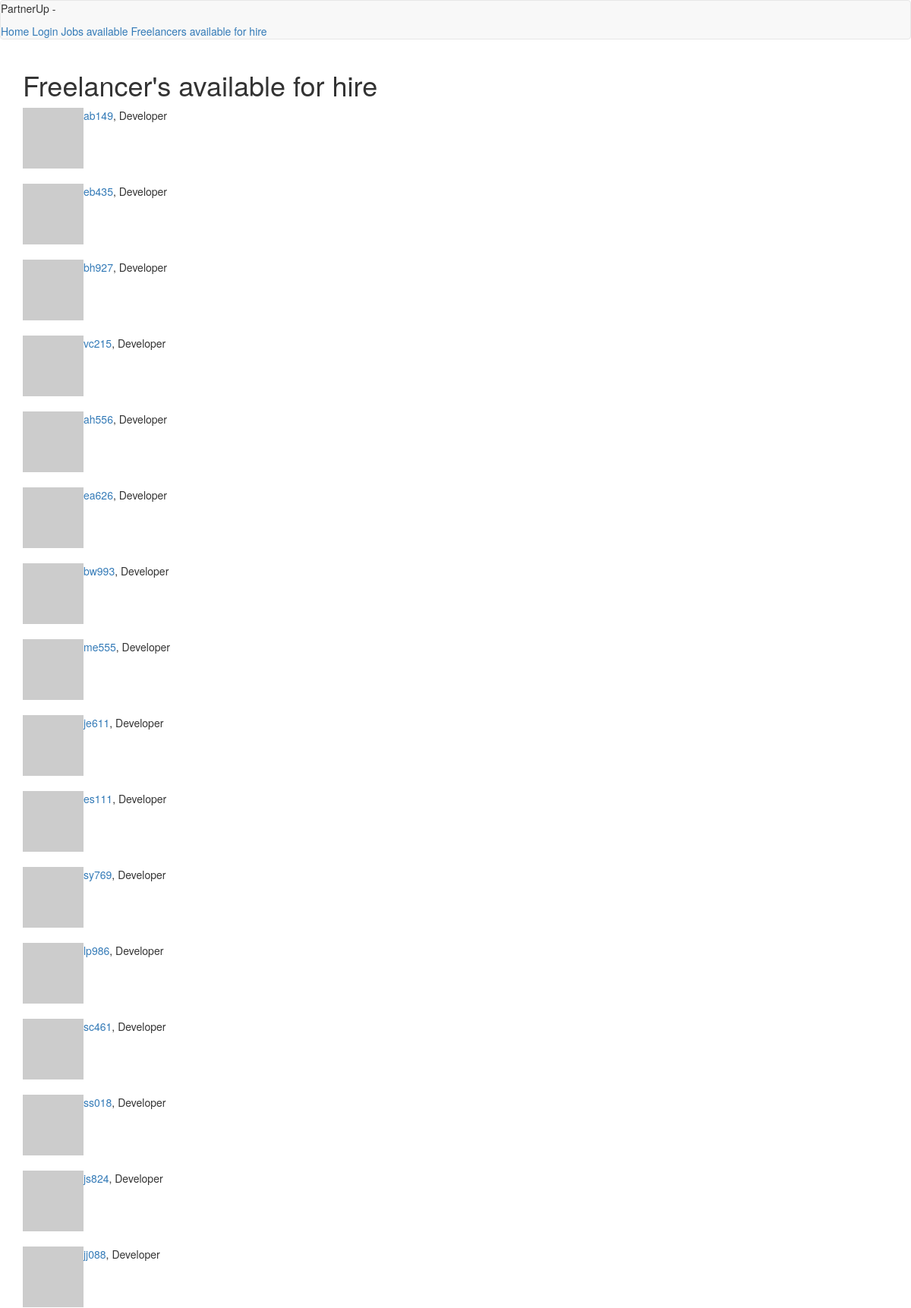
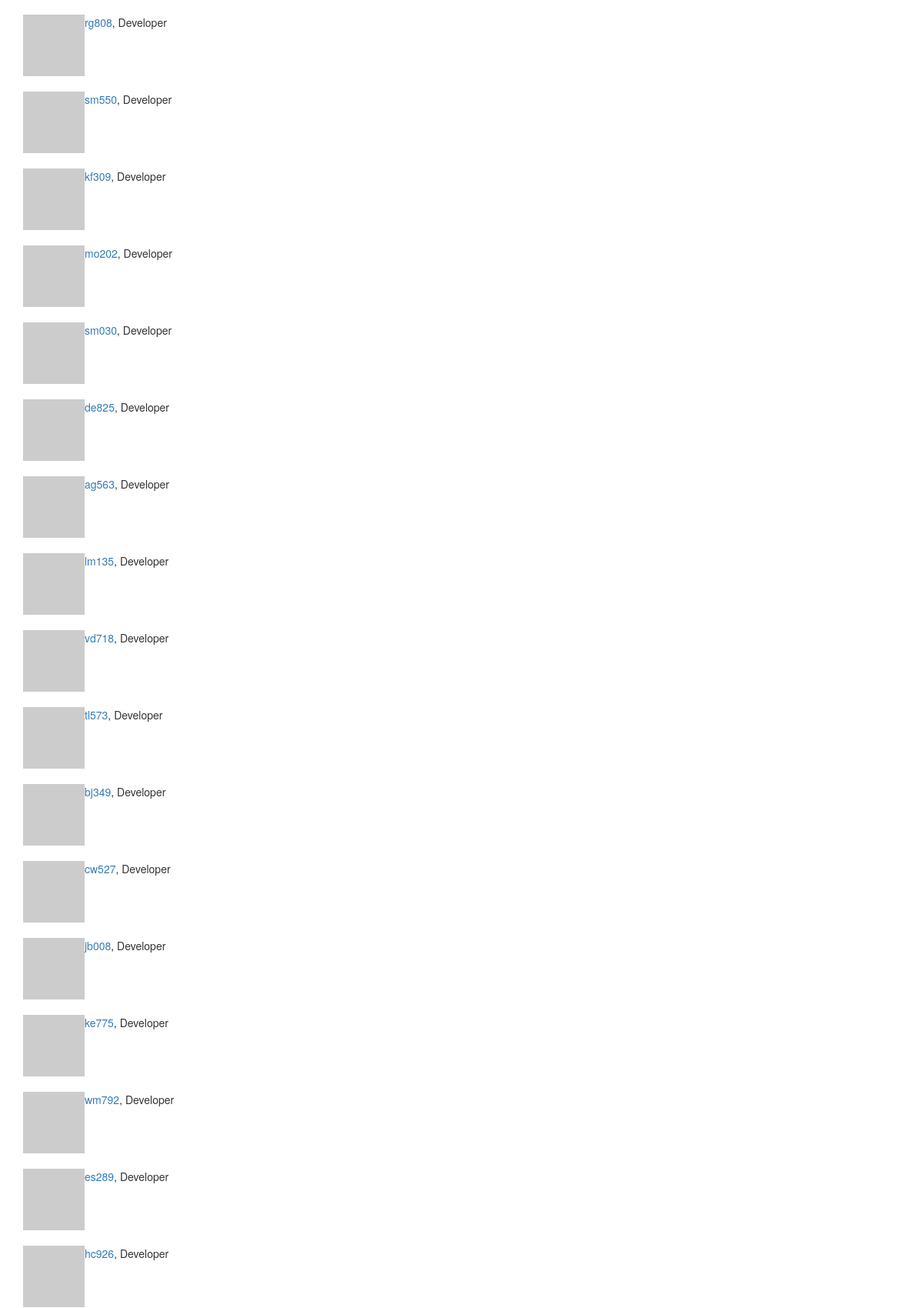
Page /freelancers/available (upper part) on the committed database (2 pictures, top to bottom).
### app/models.py (models this page shows, shortened)
class User(UserMixin, db.Model):
    id = db.Column(db.Integer, primary_key=True)
    username = db.Column(db.String(64), index=True, unique=True)
    password_hash = db.Column(db.String(64))
    role = db.Column(db.String(64)) # must be either "Employer" or "Freelancer"
    first = db.Column(db.String(64), index=True)
    last = db.Column(db.String(64), index=True)
    registration_date = db.Column(db.DateTime, index=True)
    email = db.Column(db.String(64), index=True)
    occupation = db.Column(db.String(64), index=True, default='Developer')
    startup = db.relationship('Startup', backref='admin', lazy='dynamic')
    jobs = db.relationship('Job', backref='freelancer', lazy='dynamic')
    social_id = db.Column(db.String(64), nullable=True) #nullable?
    about_me = db.Column(db.String(1000))
    avatar_data = db.Column(db.String(400))
    last_seen = db.Column(db.DateTime, default=datetime.utcnow)
    def avatar(self, size):
        digest = md5(self.email.lower().encode('utf-8')).hexdigest()
        return 'https://www.gravatar.com/avatar/{}?d=identicon&s={}'.format(
            digest, size)
    def info(self):
        if self.role == 'Employer':
            return '<Employer {0}>'.format(self.username)
        elif self.role == 'Freelancer':
            return '<Freelancer {0} {1}>'.format(self.first, self.last)
        else:
            return '<ROLE NOT ASSIGNED FOR {0}>'.format(self.username)
    __repr__ = info

### app/routes.py (the view)
@app.route('/freelancers/available')
def freelancers_available():
    return render_template("dashboards/freelancers_available.html", u=User)

### app/routes.py (called while the page is built)
@app.before_request
def before_request():
    if current_user.is_authenticated:
        current_user.last_seen = datetime.utcnow()
        db.session.commit()

### app/templates/dashboards/freelancers_available.html
{% extends "base.html" %}
{% block app_content %}
{% with f = u.query.filter_by(role='Freelancer') %}
  <h1> Freelancer's available for hire </h1>
  {% for freelancer in f %}
  <table>
    <tr valign="top">
      <td><img src="{{ freelancer.avatar(32) }}"></td>
      <td><a href="{{url_for('user', username=freelancer.username)}}">{{ freelancer.username }}</a>, {{freelancer.occupation}}</td>
    </tr>
  </table>
  <br>
  {% endfor %}
{% endwith %}
{% endblock %}

### app/templates/base.html (shortened to what this page needs)
{% extends "bootstrap/base.html" %}
{% block navbar %}
  <nav class="navbar navbar-default">
    <p>  PartnerUp - {{ current_user.username }} </p>
<a href="{{ url_for('index') }}">Home</a>
{% if current_user.is_anonymous %}
<a href="{{ url_for('login') }}">Login</a>
            {% else %}
<a href="{{ url_for('logout') }}">Logout</a>
            {% endif %}
<a href="{{ url_for('jobs_available') }}">Jobs available</a>
<a href="{{ url_for('freelancers_available' )}}">Freelancers available for hire</a>
</nav>
{% endblock %}
{% block content %}
<div class="container">
    {% block app_content %}{% endblock %}
</div>
{% endblock %}

### rows in the picture
User: username "ab149", occupation "Developer"
User: username "eb435", occupation "Developer"
User: username "bh927", occupation "Developer"
User: username "vc215", occupation "Developer"
User: username "ah556", occupation "Developer"
User: username "ea626", occupation "Developer"
User: username "bw993", occupation "Developer"
User: username "me555", occupation "Developer"
User: username "je611", occupation "Developer"
User: username "es111", occupation "Developer"
User: username "sy769", occupation "Developer"
User: username "lp986", occupation "Developer"
User: username "sc461", occupation "Developer"
User: username "ss018", occupation "Developer"
User: username "js824", occupation "Developer"
User: username "jj088", occupation "Developer"
User: username "rg808", occupation "Developer"
User: username "sm550", occupation "Developer"
User: username "kf309", occupation "Developer"
User: username "mo202", occupation "Developer"
User: username "sm030", occupation "Developer"
User: username "de825", occupation "Developer"
User: username "ag563", occupation "Developer"
User: username "lm135", occupation "Developer"
User: username "vd718", occupation "Developer"
User: username "tl573", occupation "Developer"
User: username "bj349", occupation "Developer"
User: username "cw527", occupation "Developer"
User: username "jb008", occupation "Developer"
User: username "ke775", occupation "Developer"
User: username "wm792", occupation "Developer"
User: username "es289", occupation "Developer"
User: username "hc926", occupation "Developer"
